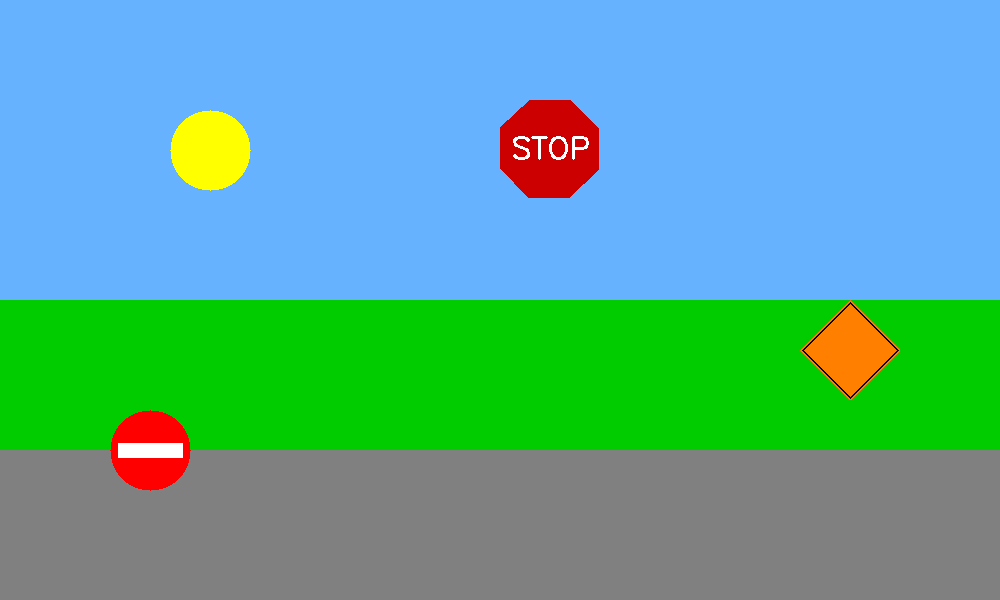
#> input picture Apoorva-CV-lecture-quizzes-python/Scratch Pads/scene_some_signs.png, 1000 x 600 px
$ jupyter execute --allow-errors 'PS2 Scratch Pad- Do Not Enter.ipynb'   (shell and % lines are left out)
#> lines starting #> are read from the running program, lines starting #| are printed output that depends on the picture; after the words box and inside, x2 and y2 are one past the last pixel; in counts of white or black regions, pixels touching at a corner belong together
[cell 1]
import matplotlib.pyplot as plt
import cv2
import numpy as np

# Load Image and Filter for Color

[cell 2]
img = cv2.imread('scene_some_signs.png')
#> img is the input picture: shape (600, 1000, 3); mean B, G, R 154.1, 168.8, 89.3
print(img.shape)
#| (600, 1000, 3)

plt.imshow(cv2.cvtColor(img, cv2.COLOR_BGR2RGB))
plt.show()

img_gray = cv2.cvtColor(img, cv2.COLOR_BGR2GRAY)
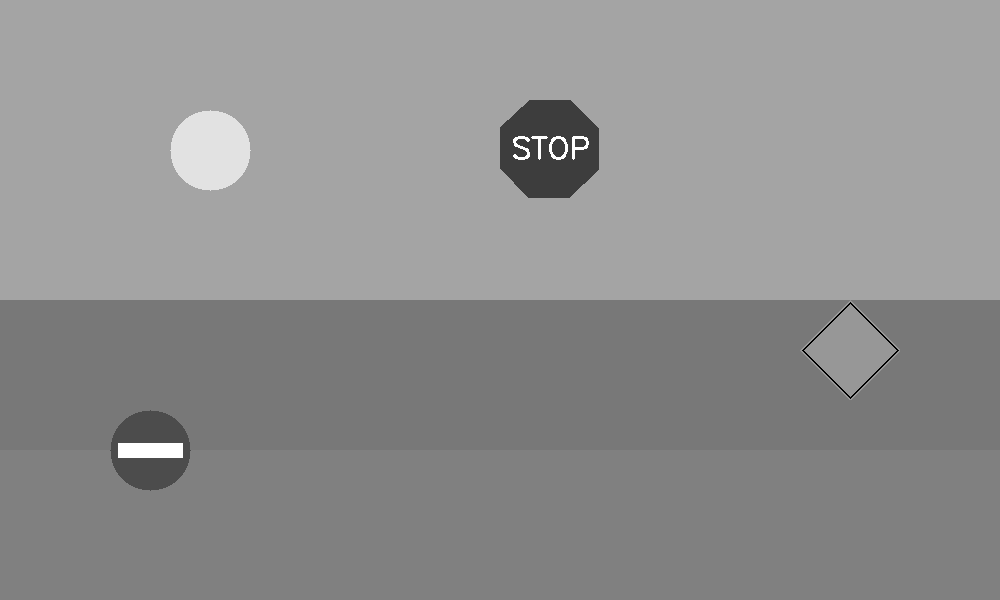
#> img_gray: shape (600, 1000); min 0, max 255, mean 143.4
gray_img_blur = cv2.GaussianBlur(img_gray, (5,5), 15)
plt.imshow(cv2.cvtColor(gray_img_blur, cv2.COLOR_BGR2RGB))

#python
# https://www.learnopencv.com/color-spaces-in-opencv-cpp-python/
bgr = [0, 0, 255]
thresh = 5

minBGR = np.array([bgr[0] - thresh, bgr[1] - thresh, bgr[2] - thresh])
maxBGR = np.array([bgr[0] + thresh, bgr[1] + thresh, bgr[2] + thresh])

maskBGR = cv2.inRange(img, minBGR, maxBGR)
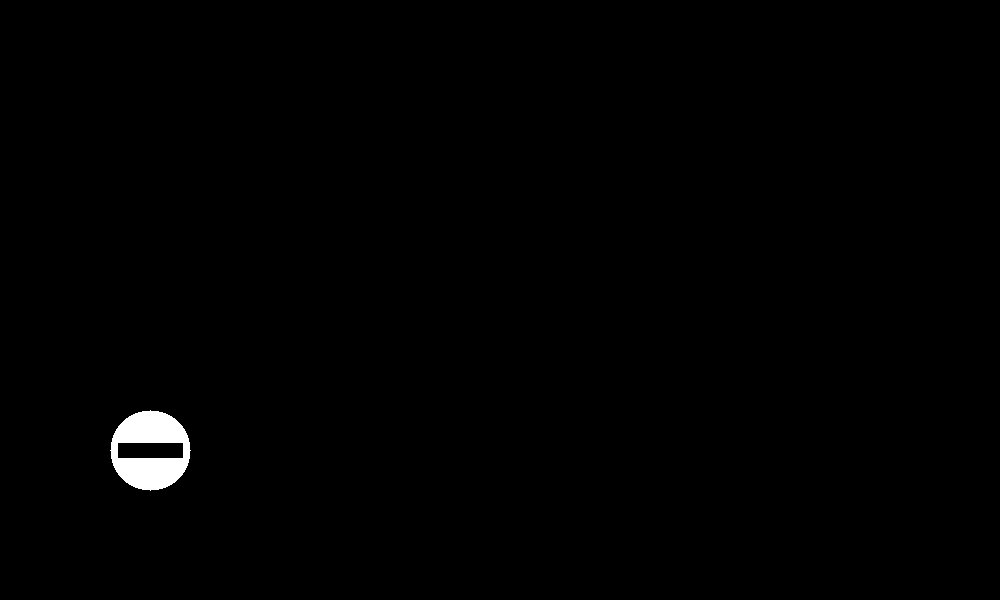
#> maskBGR: shape (600, 1000); 0.68% white; 1 white region, box (x1, y1, x2, y2) and area: (110, 410, 191, 491) 4050
img_binary = cv2.bitwise_and(img, img, mask=maskBGR)
plt.imshow(cv2.cvtColor(img_binary, cv2.COLOR_BGR2RGB))
plt.show()
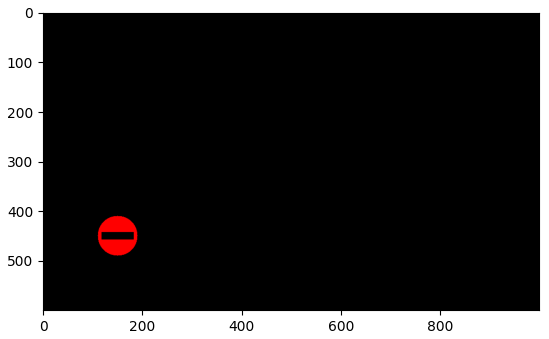
#> figure drawn by matplotlib, 1 panel

res_blur = cv2.GaussianBlur(img_binary[:,:,2], (5,5), 40)
image_for_canny = res_blur
plt.imshow(cv2.cvtColor(image_for_canny, cv2.COLOR_BGR2RGB))
plt.show()

[cell 3]
img_binary_single_channel = img_binary[:,:,0]
#> img_binary_single_channel: shape (600, 1000); every value is 0
img_gray = cv2.cvtColor(img_binary, cv2.COLOR_BGR2GRAY)


radius = 30
for radius in range(5, 50):
    circles = cv2.HoughCircles(img_gray,
                               cv2.HOUGH_GRADIENT,
                               1,  # inverse ratio, accumulator resolution
                               2 * radius,  # minDist between circle centers
                               param1=50,  # Canny edge detector upper threshold
                               param2=8,  # Accumulator value for circle centers
                               minRadius=radius,
                               maxRadius=radius)
    print(circles)
#> this loop made 45 passes
#> circles on passes 32 to 37: [[153.5, 448.5, 36.35]], [[147.5, 451.5, 37.35]], [[150.5, 450.5, 39.4]], [[150.5, 450.5, 40.4]], [[150.5, 450.5, 40.8]], [[148.5, 448.5, 42.2]]
#| None
#| None
#| None
#| None
#| None
#| None
#| None
#| None
#> (further printed lines are left out)
